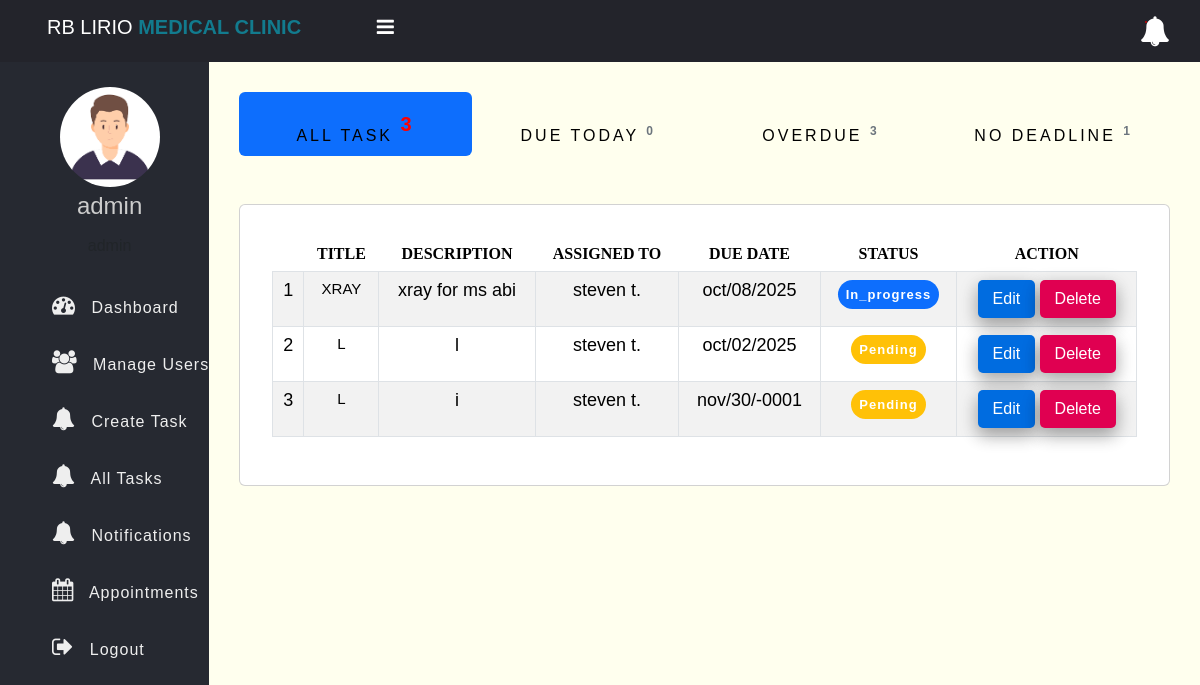
The page /task.php (signed in) on the database its author committed.
### tables this page shows
CREATE TABLE `tasks` (
  `id` int(11) NOT NULL,
  `title` varchar(100) NOT NULL,
  `description` text DEFAULT NULL,
  `assigned_to` int(11) DEFAULT NULL,
  `due_date` date DEFAULT current_timestamp(),
  `status` enum('pending','in_progress','completed') DEFAULT 'pending',
  `created_at` timestamp NOT NULL DEFAULT current_timestamp()
);

CREATE TABLE `users` (
  `id` int(11) NOT NULL,
  `fname` varchar(255) NOT NULL,
  `mname` varchar(255) NOT NULL,
  `lname` varchar(255) NOT NULL,
  `suffix` varchar(255) NOT NULL,
  `full_name` varchar(50) NOT NULL,
  `username` varchar(50) NOT NULL,
  `password` varchar(255) NOT NULL,
  `role` varchar(255) NOT NULL,
  `created_at` timestamp NOT NULL DEFAULT current_timestamp()
);

### task.php (the view, shortened to what this page needs)
<?php
if (isset($_SESSION['role']) && isset($_SESSION['id']) && $_SESSION['role'] == "admin") {
    include "app/Model/User.php";
    include "inc/bootstrap.php";
    $today = date('Y-m-d');
    $stmt = $conn->prepare("SELECT * FROM `tasks` WHERE `due_date` = :today");
    $stmt->execute(['today' => $today]);
    $due_today = $stmt->rowCount();
    $stmt = $conn->prepare("SELECT * FROM `tasks`");
    $stmt->execute();
    $tasks = $stmt->fetchAll(PDO::FETCH_ASSOC);
    $all_task = $stmt->rowCount();
    $stmt = $conn->prepare("SELECT * FROM `tasks` WHERE `due_date` < :overdue ");
    $stmt->execute(['overdue' => $today]);
    $over_due = $stmt->rowCount();
    $stmt = $conn->prepare("SELECT * FROM `tasks` WHERE `due_date` = :no_dead");
    $stmt->execute(['no_dead' => '0000-00-00']);
    $no_dead = $stmt->rowCount();
?>
    <!DOCTYPE html>
    <html>
    <head>
        <link rel="stylesheet" href="https://stackpath.bootstrapcdn.com/font-awesome/4.7.0/css/font-awesome.min.css">
        <link rel="stylesheet" href="css/style.css">
    </head>
    <body>
        <?php include "inc/header.php" ?>
        <div class="body">
            <?php include "inc/nav.php" ?>
            <section class="section-1">
                <div class="card-header" style="background-color:transparent;border:none;">
                    <ul class="nav nav-pills nav-justified" id="myTab" role="tablist">
                        <li class="nav-item" role="presentation">
                            <button class="nav-link active" id="pending-tab" data-bs-toggle="tab" data-bs-target="#pending" type="button" role="tab" aria-controls="pending" aria-selected="true">
                                <br>
                                <span style="color:black; letter-spacing:3px; " class="font-weight-bold">ALL TASK
                                    <sup class="count"><?php echo $all_task; ?></sup>
                                </span>
                            </button>
                        </li>
                        <li class="nav-item" role="presentation">
                            <button class="nav-link" id="due_today-tab" data-bs-toggle="tab" data-bs-target="#due_today" type="button" role="tab" aria-controls="due_today" aria-selected="true">
                                <br>
                                <span style="color:black; letter-spacing:3px;" class="text-uppercase font-weight-bold ">DUE TODAY
                                    <sup class="count"><?php echo $due_today; ?></sup>
                                </span>
                            </button>
                        </li>
                        <li class="nav-item" role="presentation">
                            <button class="nav-link" id="over_due-tab" data-bs-toggle="tab" data-bs-target="#over_due" type="button" role="tab" aria-controls="over_due" aria-selected="true">
                                <br>
                                <span style="color:black; letter-spacing:3px;" class="text-uppercase font-weight-bold ">OVERDUE
                                    <sup class="count"><?php echo $over_due; ?></sup>
                                </span>
                            </button>
                        </li>
                        <li class="nav-item" role="presentation">
                            <button class="nav-link" id="completed-tab" data-bs-toggle="tab" data-bs-target="#completed" type="button" role="tab" aria-controls="completed" aria-selected="true">
                                <br>
                                <span style="color:black; letter-spacing:3px;" class="text-uppercase font-weight-bold">NO DEADLINE
                                    <sup class="count"><?= $no_dead ?></sup>
                                </span>
                            </button>
                        </li>
                    </ul>
                </div>
                <div class="card mt-5">
                    <div class="tab-content">
                        <div class="tab-pane active" id="pending" role="tabpanel" aria-labelledby="pending-tab" tabindex="0">
                            <div class="col-xl-12 col-lg-12 col-md-12 col-sm-12 col-12">
                                <div class="card m-3 overflow-auto" style="border:none;">
                                    <div class="card-body">
                                        <div class="row ">
                                            <div class="table-responsive">
                                                <table class="table table-striped table-bordered first">
                                                    <thead class="bg-light">
                                                        <tr class="border-0">
                                                            <th class="border-0 text-center font-weight-bold" style="font-size: 16px; font-family: head;"></th>
                                                            <th class="border-0 text-center font-weight-bold" style="font-size: 16px; font-family: head;">TITLE</th>
                                                            <th class="border-0 text-center font-weight-bold" style="font-size: 16px; font-family: head;">DESCRIPTION</th>
                                                            <th class="border-0 text-center font-weight-bold" style="font-size: 16px; font-family: head;">ASSIGNED TO</th>
                                                            <th class="border-0 text-center font-weight-bold" style="font-size: 16px; font-family: head;">DUE DATE</th>
                                                            <th class="border-0 text-center font-weight-bold" style="font-size: 16px; font-family: head;">STATUS</th>
                                                            <th class="border-0 text-center font-weight-bold" style="font-size: 16px; font-family: head;">ACTION</th>
                                                        </tr>
                                                    </thead>
                                                    <tbody>
                                                        <?php
                                                        $count = 0;
                                                        $stmt = $conn->prepare("SELECT * FROM `tasks`");
                                                        $stmt->execute();
                                                        $tasks = $stmt->fetchAll(PDO::FETCH_ASSOC);
                                                        foreach ($tasks as $row) {
                                                            $id   = $row['id'];
                                                            $title   = $row['title'];
                                                            $description     = $row['description'];
                                                            $assigned_to    = $row['assigned_to'];
                                                            $due_date   = $row['due_date'];
                                                            $status = $row['status'];
                                                            $due_date = date_format(date_create($due_date), "M/d/Y");
                                                            switch ($status) {
                                                                case 'pending':
                                                                    $badgeClass = 'bg-warning';
                                                                    break;
                                                                case 'in_progress':
                                                                    $badgeClass = 'bg-primary';
                                                                    break;
                                                            }
                                                            $stmt_user = $conn->prepare("SELECT * FROM `users` WHERE `id` = :assigned_to");
                                                            $stmt_user->execute(['assigned_to' => $assigned_to]);
                                                            $users = $stmt_user->fetch(PDO::FETCH_ASSOC);
                                                            $full_name = $users['full_name'] ?? 'N/A';
                                                            $count++;
                                                            echo '
                                                            <tr>
                                                                <td style="font-size: 18px;" class="text-center">' . $count . '</td>
                                                                <td style="font-size: 15px;" class="text-center text-uppercase">
                                                        ' . $title . '
                                                                </td>
                                                                <td style="font-size: 18px; text-transform:lowercase;" class="text-center">' . htmlspecialchars($description) . '</td>
                                                                <td style="font-size: 18px; text-transform:lowercase;" class="text-center">' . htmlspecialchars($full_name) . '</td>
                                                                <td style="font-size: 18px; text-transform:lowercase;" class="text-center">' . htmlspecialchars($due_date) . '</td>
                                                                <td style="font-size: 18px; text-transform:lowercase;" class="text-center">
                                                                 <span class="badge rounded-pill text-bg     '.$badgeClass.' p-2 text-capitalize" style="letter-spacing:1px; font-size:13px;">'.$status.'</span>
                                                                </td>
                                                            <td class="text-center">
                                                                                <a href="edit-task.php?id=' . $id . '" class="edit-btn">Edit</a>
                                                                                <a href="delete-task.php?id=' . $id . '" class="delete-btn">Delete</a>
                                                            </tr>';
                                                        }
                                                        ?>
                                                    </tbody>
                                                </table>
                                            </div>
                                        </div>
                                    </div>
                                </div>
                            </div>
                        </div>
                    </div>
                </div>
            </section>
        </div>
    </body>
    </html>
<?php
 } else {
    $em = "First login";
    header("Location: login.php?error=$em");
    exit();
}
?>

### css/style.css (style rules this page uses)
* { padding: 0; margin: 0; box-sizing: border-box; font-family: arial, sans-serif; }
.body { display: flex; }
.section-1 { padding: 30px; }
.section-1 { width: 100%; background: #ffe; }
.delete-btn { text-decoration: none; display: inline-block; padding-left: 10px; border: none; background: #E00051; padding: 10px 15px; color: #fff; font-size: 16px; border-radius: 5px; cursor: pointer; outline: none; transition: background 1s; box-shadow: 0 8px 16px 0 rgba(0,0,0,0.2), 0 6px 20px 0 rgba(0,0,0,0.19); }
.edit-btn { text-decoration: none; display: inline-block; padding-left: 10px; border: none; background: #006CE0; padding: 10px 15px; color: #fff; font-size: 16px; border-radius: 5px; cursor: pointer; outline: none; transition: background 1s; box-shadow: 0 8px 16px 0 rgba(0,0,0,0.2), 0 6px 20px 0 rgba(0,0,0,0.19); }

### task.php (style rules this page uses)
.nav-link.active .count { color: red; font-size: 20px; }
.count { font-weight: 600; letter-spacing: 3px; color: #6c757d; }

### rows shown on the page
tasks: title "XRAY", description "xray for ms abi", assigned_to.full_name "steven t.", due_date "oct/08/2025", status "In_progress"
tasks: title "L", description "l", assigned_to.full_name "steven t.", due_date "oct/02/2025", status "Pending"
tasks: title "L", description "i", assigned_to.full_name "steven t.", due_date "nov/30/-0001", status "Pending"

### other values the page prints
$_SESSION['username'] "admin"
$all_task "3"
$due_today "0"
$over_due "3"
$no_dead "1"
